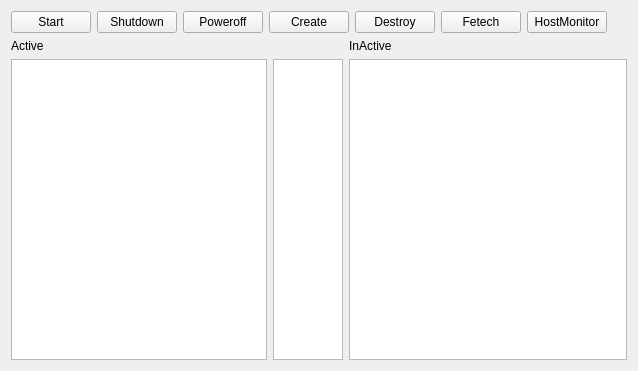
<?xml version="1.0" encoding="UTF-8"?>
<ui version="4.0">
 <class>Widget</class>
 <widget class="QWidget" name="Widget">
  <property name="geometry">
   <rect>
    <x>0</x>
    <y>0</y>
    <width>638</width>
    <height>371</height>
   </rect>
  </property>
  <property name="windowTitle">
   <string>Widget</string>
  </property>
  <layout class="QVBoxLayout" name="verticalLayout_3">
   <item>
    <layout class="QHBoxLayout" name="horizontalLayout">
     <item>
      <widget class="QPushButton" name="pushButtonStart">
       <property name="text">
        <string>Start</string>
       </property>
      </widget>
     </item>
     <item>
      <widget class="QPushButton" name="pushButtonShutdown">
       <property name="text">
        <string>Shutdown</string>
       </property>
      </widget>
     </item>
     <item>
      <widget class="QPushButton" name="pushButtonDestroy">
       <property name="text">
        <string>Poweroff</string>
       </property>
      </widget>
     </item>
     <item>
      <widget class="QPushButton" name="pushButtonDefine">
       <property name="text">
        <string>Create</string>
       </property>
      </widget>
     </item>
     <item>
      <widget class="QPushButton" name="pushButtonUndefine">
       <property name="text">
        <string>Destroy</string>
       </property>
      </widget>
     </item>
     <item>
      <widget class="QPushButton" name="pushButtonFetch">
       <property name="text">
        <string>Fetech</string>
       </property>
      </widget>
     </item>
     <item>
      <widget class="QPushButton" name="pushButtonHostMonitor">
       <property name="text">
        <string>HostMonitor</string>
       </property>
      </widget>
     </item>
     <item>
      <spacer name="horizontalSpacer">
       <property name="orientation">
        <enum>Qt::Horizontal</enum>
       </property>
       <property name="sizeHint" stdset="0">
        <size>
         <width>13</width>
         <height>20</height>
        </size>
       </property>
      </spacer>
     </item>
    </layout>
   </item>
   <item>
    <layout class="QHBoxLayout" name="horizontalLayout_3">
     <item>
      <layout class="QVBoxLayout" name="verticalLayout">
       <item>
        <widget class="QLabel" name="label">
         <property name="text">
          <string>Active</string>
         </property>
        </widget>
       </item>
       <item>
        <layout class="QHBoxLayout" name="horizontalLayout_2">
         <item>
          <widget class="QListWidget" name="listWidgetActive"/>
         </item>
         <item>
          <widget class="QListWidget" name="listWidgetCpuUsage">
           <property name="maximumSize">
            <size>
             <width>70</width>
             <height>16777215</height>
            </size>
           </property>
          </widget>
         </item>
        </layout>
       </item>
      </layout>
     </item>
     <item>
      <layout class="QVBoxLayout" name="verticalLayout_2">
       <item>
        <widget class="QLabel" name="label_2">
         <property name="text">
          <string>InActive</string>
         </property>
        </widget>
       </item>
       <item>
        <widget class="QListWidget" name="listWidgetInActive">
         <property name="enabled">
          <bool>true</bool>
         </property>
        </widget>
       </item>
      </layout>
     </item>
    </layout>
   </item>
  </layout>
 </widget>
 <layoutdefault spacing="6" margin="11"/>
 <resources/>
 <connections/>
</ui>
